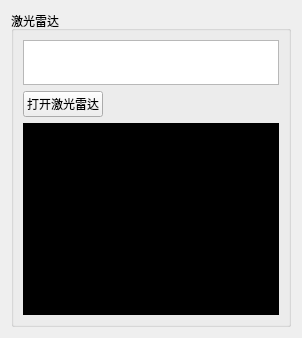
          <widget class="QWidget" name="tab_7">
           <attribute name="title">
            <string>雷达</string>
           </attribute>
           <layout class="QVBoxLayout" name="verticalLayout_8">
            <item>
             <widget class="QGroupBox" name="groupBox_2">
              <property name="title">
               <string>激光雷达</string>
              </property>
              <layout class="QVBoxLayout" name="verticalLayout_10">
               <item>
                <widget class="QTextEdit" name="textEdit_laser_cmd">
                 <property name="minimumSize">
                  <size>
                   <width>0</width>
                   <height>45</height>
                  </size>
                 </property>
                 <property name="maximumSize">
                  <size>
                   <width>16777215</width>
                   <height>45</height>
                  </size>
                 </property>
                </widget>
               </item>
               <item>
                <layout class="QHBoxLayout" name="horizontalLayout_10">
                 <item>
                  <widget class="QPushButton" name="pushButton_laser">
                   <property name="text">
                    <string>打开激光雷达</string>
                   </property>
                  </widget>
                 </item>
                 <item>
                  <spacer name="horizontalSpacer_3">
                   <property name="orientation">
                    <enum>Qt::Horizontal</enum>
                   </property>
                   <property name="sizeHint" stdset="0">
                    <size>
                     <width>40</width>
                     <height>20</height>
                    </size>
                   </property>
                  </spacer>
                 </item>
                </layout>
               </item>
               <item>
                <widget class="QTextEdit" name="textEdit_quick_output">
                 <property name="styleSheet">
                  <string notr="true">background-color: rgb(0, 0, 0);</string>
                 </property>
                </widget>
               </item>
              </layout>
             </widget>
            </item>
           </layout>
          </widget>
